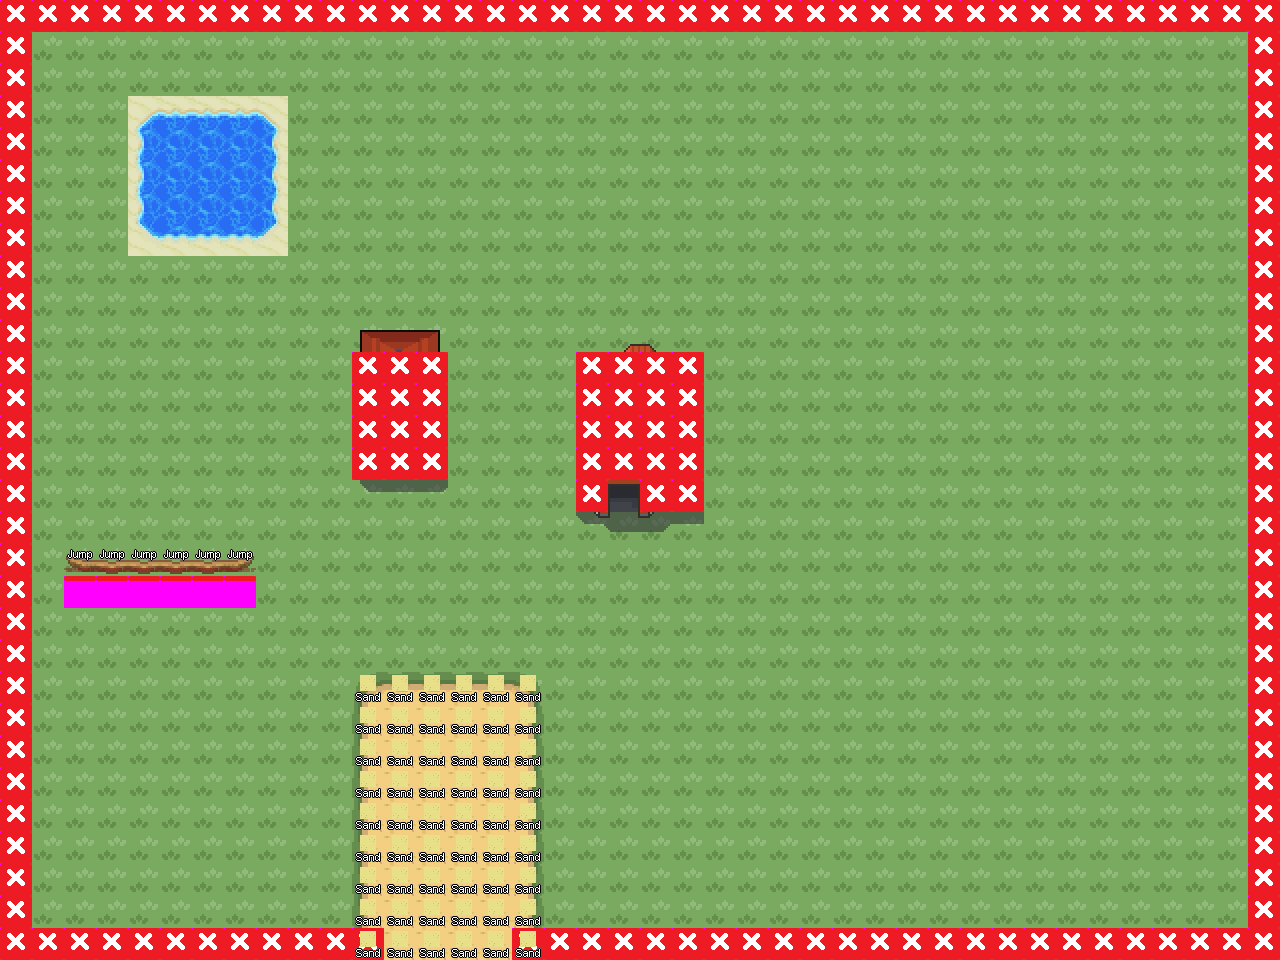

Rendered tile map (Tiled .tmx) drawn with the repository's tilesets; below, a short description and the map source with its tile grids summarised:
An orthogonal 40x30 tile map with 32x32 px tiles, 6 tile layers (ground1, ledge1, 2, passages, ...), 5 tilesets.

<map version="1.10" tiledversion="1.11.2" orientation="orthogonal" renderorder="left-up" width="40" height="30" tilewidth="32" tileheight="32" infinite="0" nextlayerid="13" nextobjectid="1">
 <tileset firstgid="1" source="00Home.tsx" />
 <tileset firstgid="4257" source="systemtags.tsx" />
 <tileset firstgid="4385" source="passages.tsx" />
 <tileset firstgid="4529" source="terrain_tag.tsx" />
 <tileset firstgid="4545" source="borders.tsx" />
 <layer id="1" name="ground1" width="40" height="30">
  <data>[1200 cells, 1200 non-empty, 16 distinct tile ids]</data>
 </layer>
 <layer id="11" name="ledge1" width="40" height="30">
  <data>[1200 cells, 6 non-empty, 3 distinct tile ids]</data>
 </layer>
 <group id="2" name="z = 0" />
 <layer id="8" name="2" width="40" height="30">
  <data>[1200 cells, 178 non-empty, 54 distinct tile ids]</data>
 </layer>
 <group id="3" name="z = 1" />
 <group id="4" name="z = 2" />
 <layer id="6" name="passages" width="40" height="30">
  <data>[1200 cells, 169 non-empty, 2 distinct tile ids]</data>
 </layer>
 <layer id="10" name="systemtags" width="40" height="30">
  <data>[1200 cells, 60 non-empty, 2 distinct tile ids]</data>
 </layer>
 <layer id="7" name="terrain_tags" width="40" height="30">
  <data>[1200 cells, 0 non-empty, 0 distinct tile ids]</data>
 </layer>
 <group id="5" name="infos" />
</map>
